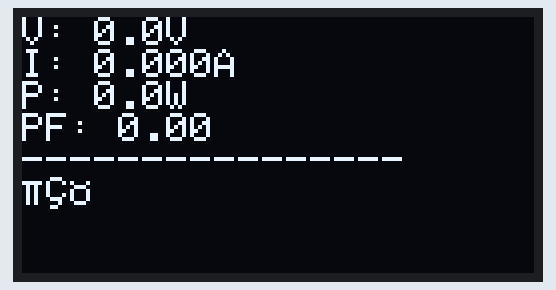
This sketch was run on a simulated ESP32. Shown: 128×64 one-colour display. WiFi joins after 1.5 s; servers stay silent unless stated; no MQTT or app messages arrive unless stated.

Above: at 4.1 s.

The sketch:

smart_energy_meter.ino
```cpp
/**
 * Smart Energy Meter firmware
 * ESP32 + JSY‑MK‑194G energy module
 * Publishes telemetry over MQTT and displays live data + appliance label.
 *
 * Dependencies (install via Arduino Library Manager):
 *   - ModbusMaster         by Doc Walker
 *   - PubSubClient         by Nick O'Leary
 *   - ArduinoJson          by Benoit Blanchon
 *   - Adafruit SSD1306     by Adafruit (plus Adafruit GFX)
 */

#include <Arduino.h>
#include <WiFi.h>
#include <PubSubClient.h>
#include <ModbusMaster.h>
#include <Wire.h>
#include <Adafruit_SSD1306.h>
#include <ArduinoJson.h>
#include "config.h"

// ----- Display -----
#define SCREEN_WIDTH 128
#define SCREEN_HEIGHT 64
Adafruit_SSD1306 display(SCREEN_WIDTH, SCREEN_HEIGHT, &Wire, -1);

// ----- UART for Modbus -----
#define MODBUS_RX_PIN 16
#define MODBUS_TX_PIN 17
HardwareSerial modbusSerial(2);
ModbusMaster node;

// JSY‑MK‑194G registers (holding)
const uint16_t REG_VOLTAGE  = 0x0000; // 0.1 V
const uint16_t REG_CURRENT  = 0x0001; // 0.001 A
const uint16_t REG_POWER    = 0x0002; // 0.1 W
const uint16_t REG_PF       = 0x0003; // 0.001

// ----- MQTT -----
WiFiClient espClient;
PubSubClient mqtt(espClient);

// State
String appliance = "—";
unsigned long lastRead = 0;
const uint32_t READ_PERIOD_MS = 2000;

void connectWiFi() {
  WiFi.mode(WIFI_STA);
  WiFi.begin(WIFI_SSID, WIFI_PASSWORD);
  uint8_t attempts = 0;
  while (WiFi.status() != WL_CONNECTED) {
    delay(500);
    if (++attempts > 50) ESP.restart();
  }
}

void mqttCallback(char* topic, byte* payload, unsigned int len) {
  String msg;
  for (unsigned int i = 0; i < len; i++) msg += (char)payload[i];
  if (String(topic) == TOPIC_CLASSIFICATION) appliance = msg;
}

void connectMQTT() {
  while (!mqtt.connected()) {
    if (mqtt.connect(DEVICE_ID, MQTT_USER, MQTT_PASSWORD)) {
      mqtt.subscribe(TOPIC_CLASSIFICATION);
    } else {
      delay(2000);
    }
  }
}

void setup() {
  Serial.begin(115200);
  Wire.begin();
  display.begin(SSD1306_SWITCHCAPVCC, 0x3C);
  display.clearDisplay();
  display.setTextSize(1);
  display.setTextColor(WHITE);
  display.setCursor(0,0);
  display.println("Smart Energy Meter");
  display.display();

  // Modbus
  modbusSerial.begin(9600, SERIAL_8N1, MODBUS_RX_PIN, MODBUS_TX_PIN);
  node.begin(1, modbusSerial);

  connectWiFi();
  mqtt.setServer(MQTT_BROKER, MQTT_PORT);
  mqtt.setCallback(mqttCallback);
}

void loop() {
  if (WiFi.status() != WL_CONNECTED) connectWiFi();
  if (!mqtt.connected()) connectMQTT();
  mqtt.loop();

  if (millis() - lastRead > READ_PERIOD_MS) {
    // Read registers
    node.readHoldingRegisters(REG_VOLTAGE, 4);
    float voltage = node.getResponseBuffer(0) / 10.0;
    float current = node.getResponseBuffer(1) / 1000.0;
    float power   = node.getResponseBuffer(2) / 10.0;
    float pf      = node.getResponseBuffer(3) / 1000.0;

    // Publish JSON
    StaticJsonDocument<128> doc;
    doc["voltage"] = voltage;
    doc["current"] = current;
    doc["power"]   = power;
    doc["pf"]      = pf;
    char buff[128];
    size_t n = serializeJson(doc, buff);
    mqtt.publish(TOPIC_PUBLISH, buff, n);

    // OLED
    display.clearDisplay();
    display.setCursor(0,0);
    display.printf("V: %.1fV\n", voltage);
    display.printf("I: %.3fA\n", current);
    display.printf("P: %.1fW\n", power);
    display.printf("PF: %.2f\n", pf);
    display.println("----------------");
    display.println(appliance.c_str());
    display.display();

    lastRead = millis();
  }
}
```

config.h
```cpp
/**
 * Configuration parameters
 */
#pragma once

// Wi‑Fi credentials
#define WIFI_SSID     "WIFI_SSID"
#define WIFI_PASSWORD "WIFI_PASSWORD"

// MQTT broker
#define MQTT_BROKER    "192.168.1.100"
#define MQTT_PORT      1883
#define MQTT_USER      "mqtt_user"
#define MQTT_PASSWORD  "mqtt_pass"

// Device identity
#define DEVICE_ID      "esp32_energy_meter_01"

// MQTT topics
#define TOPIC_PUBLISH        "home/energy/" DEVICE_ID "/telemetry"
#define TOPIC_CLASSIFICATION "home/energy/" DEVICE_ID "/appliance"
```
